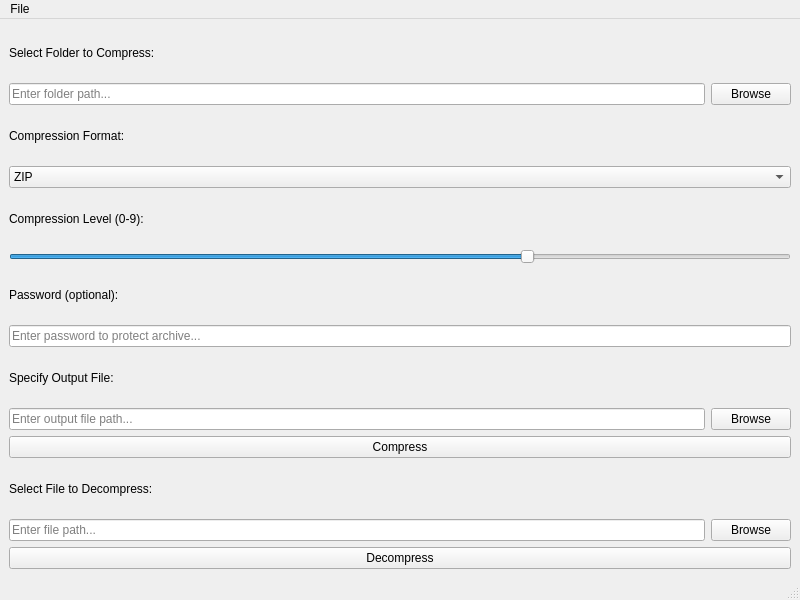
<?xml version='1.0' encoding='utf-8'?>
<ui version="4.0">
 <class>CompressDecompress</class>
 <widget class="QMainWindow" name="CompressDecompress">
  <property name="geometry">
   <rect>
    <x>0</x>
    <y>0</y>
    <width>800</width>
    <height>600</height>
   </rect>
  </property>
  <property name="windowTitle">
   <string>Compress and Decompress</string>
  </property>
  <widget class="QWidget" name="centralwidget">
   <layout class="QVBoxLayout" name="verticalLayout">
    <item>
     <widget class="QLabel" name="labelFolder">
      <property name="text">
       <string>Select Folder to Compress:</string>
      </property>
      <property name="rfuLocale_setText" stdset="0">
       <string notr="true">Legacy.s09fa0d7ad7ed24ec</string>
      </property>
     </widget>
    </item>
    <item>
     <layout class="QHBoxLayout" name="folderLayout">
      <item>
       <widget class="QLineEdit" name="lineEditFolder">
        <property name="placeholderText">
         <string>Enter folder path...</string>
        </property>
        <property name="rfuLocale_setPlaceholderText" stdset="0">
         <string notr="true">Legacy.s5b8c4ef76f75c883</string>
        </property>
       </widget>
      </item>
      <item>
       <widget class="QPushButton" name="buttonBrowseFolder">
        <property name="text">
         <string>Browse</string>
        </property>
        <property name="rfuLocale_setText" stdset="0">
         <string notr="true">Legacy.s3227aa9666253f7a</string>
        </property>
       </widget>
      </item>
     </layout>
    </item>
    <item>
     <widget class="QLabel" name="labelFormat">
      <property name="text">
       <string>Compression Format:</string>
      </property>
      <property name="rfuLocale_setText" stdset="0">
       <string notr="true">Legacy.s2303d51f31bb716d</string>
      </property>
     </widget>
    </item>
    <item>
     <widget class="QComboBox" name="comboFormat">
      <item>
       <property name="text">
        <string>ZIP</string>
       </property>
      </item>
      <item>
       <property name="text">
        <string>7Z</string>
       </property>
      </item>
      <item>
       <property name="text">
        <string>TAR.GZ</string>
       </property>
      </item>
      <item>
       <property name="text">
        <string>TAR.BZ2</string>
       </property>
      </item>
     </widget>
    </item>
    <item>
     <widget class="QLabel" name="labelCompLevel">
      <property name="text">
       <string>Compression Level (0-9):</string>
      </property>
      <property name="rfuLocale_setText" stdset="0">
       <string notr="true">Legacy.scce21f55c0af8019</string>
      </property>
     </widget>
    </item>
    <item>
     <widget class="QSlider" name="sliderCompLevel">
      <property name="orientation">
       <enum>Qt::Horizontal</enum>
      </property>
      <property name="minimum">
       <number>0</number>
      </property>
      <property name="maximum">
       <number>9</number>
      </property>
      <property name="value">
       <number>6</number>
      </property>
     </widget>
    </item>
    <item>
     <widget class="QLabel" name="labelPassword">
      <property name="text">
       <string>Password (optional):</string>
      </property>
      <property name="rfuLocale_setText" stdset="0">
       <string notr="true">Legacy.sa1741e8b125b993c</string>
      </property>
     </widget>
    </item>
    <item>
     <widget class="QLineEdit" name="lineEditPassword">
      <property name="echoMode">
       <enum>QLineEdit::Password</enum>
      </property>
      <property name="placeholderText">
       <string>Enter password to protect archive...</string>
      </property>
      <property name="rfuLocale_setPlaceholderText" stdset="0">
       <string notr="true">Legacy.s83c4d5028d5cb707</string>
      </property>
     </widget>
    </item>
    <item>
     <widget class="QLabel" name="labelOutput">
      <property name="text">
       <string>Specify Output File:</string>
      </property>
      <property name="rfuLocale_setText" stdset="0">
       <string notr="true">Legacy.s9b8b966fef172108</string>
      </property>
     </widget>
    </item>
    <item>
     <layout class="QHBoxLayout" name="outputLayout">
      <item>
       <widget class="QLineEdit" name="lineEditOutput">
        <property name="placeholderText">
         <string>Enter output file path...</string>
        </property>
        <property name="rfuLocale_setPlaceholderText" stdset="0">
         <string notr="true">Legacy.sf2d1a5dfce3a0ee1</string>
        </property>
       </widget>
      </item>
      <item>
       <widget class="QPushButton" name="buttonBrowseOutput">
        <property name="text">
         <string>Browse</string>
        </property>
        <property name="rfuLocale_setText" stdset="0">
         <string notr="true">Legacy.s3227aa9666253f7a</string>
        </property>
       </widget>
      </item>
     </layout>
    </item>
    <item>
     <widget class="QPushButton" name="buttonCompress">
      <property name="text">
       <string>Compress</string>
      </property>
      <property name="rfuLocale_setText" stdset="0">
       <string notr="true">Legacy.s033fc0445b90d3a7</string>
      </property>
     </widget>
    </item>
    <item>
     <widget class="QLabel" name="labelDecompress">
      <property name="text">
       <string>Select File to Decompress:</string>
      </property>
      <property name="rfuLocale_setText" stdset="0">
       <string notr="true">Legacy.s950997c8e936af99</string>
      </property>
     </widget>
    </item>
    <item>
     <layout class="QHBoxLayout" name="decompressLayout">
      <item>
       <widget class="QLineEdit" name="lineEditDecompress">
        <property name="placeholderText">
         <string>Enter file path...</string>
        </property>
        <property name="rfuLocale_setPlaceholderText" stdset="0">
         <string notr="true">Legacy.sd94dae5c52956c66</string>
        </property>
       </widget>
      </item>
      <item>
       <widget class="QPushButton" name="buttonBrowseDecompress">
        <property name="text">
         <string>Browse</string>
        </property>
        <property name="rfuLocale_setText" stdset="0">
         <string notr="true">Legacy.s3227aa9666253f7a</string>
        </property>
       </widget>
      </item>
     </layout>
    </item>
    <item>
     <widget class="QPushButton" name="buttonDecompress">
      <property name="text">
       <string>Decompress</string>
      </property>
      <property name="rfuLocale_setText" stdset="0">
       <string notr="true">Legacy.sba208c4d49178dcb</string>
      </property>
     </widget>
    </item>
   </layout>
  </widget>
  <widget class="QMenuBar" name="menubar">
   <property name="geometry">
    <rect>
     <x>0</x>
     <y>0</y>
     <width>800</width>
     <height>21</height>
    </rect>
   </property>
   <widget class="QMenu" name="menuFile">
    <property name="title">
     <string>File</string>
    </property>
    <addaction name="actionExit" />
    <property name="rfuLocale_setTitle" stdset="0">
     <string notr="true">Legacy.s50009ce1da4d15e1</string>
    </property>
   </widget>
   <addaction name="menuFile" />
  </widget>
  <widget class="QStatusBar" name="statusbar" />
  <action name="actionExit">
   <property name="text">
    <string>Exit</string>
   </property>
   <property name="shortcut">
    <string>Ctrl+Q</string>
   </property>
   <property name="rfuLocale_setText" stdset="0">
    <string notr="true">Legacy.sd17d84a604994b72</string>
   </property>
  </action>
  <property name="rfuLocale_setWindowTitle" stdset="0">
   <string notr="true">Legacy.s23faaefd5bebe158</string>
  </property>
 </widget>
 <resources />
 <connections />
</ui>
